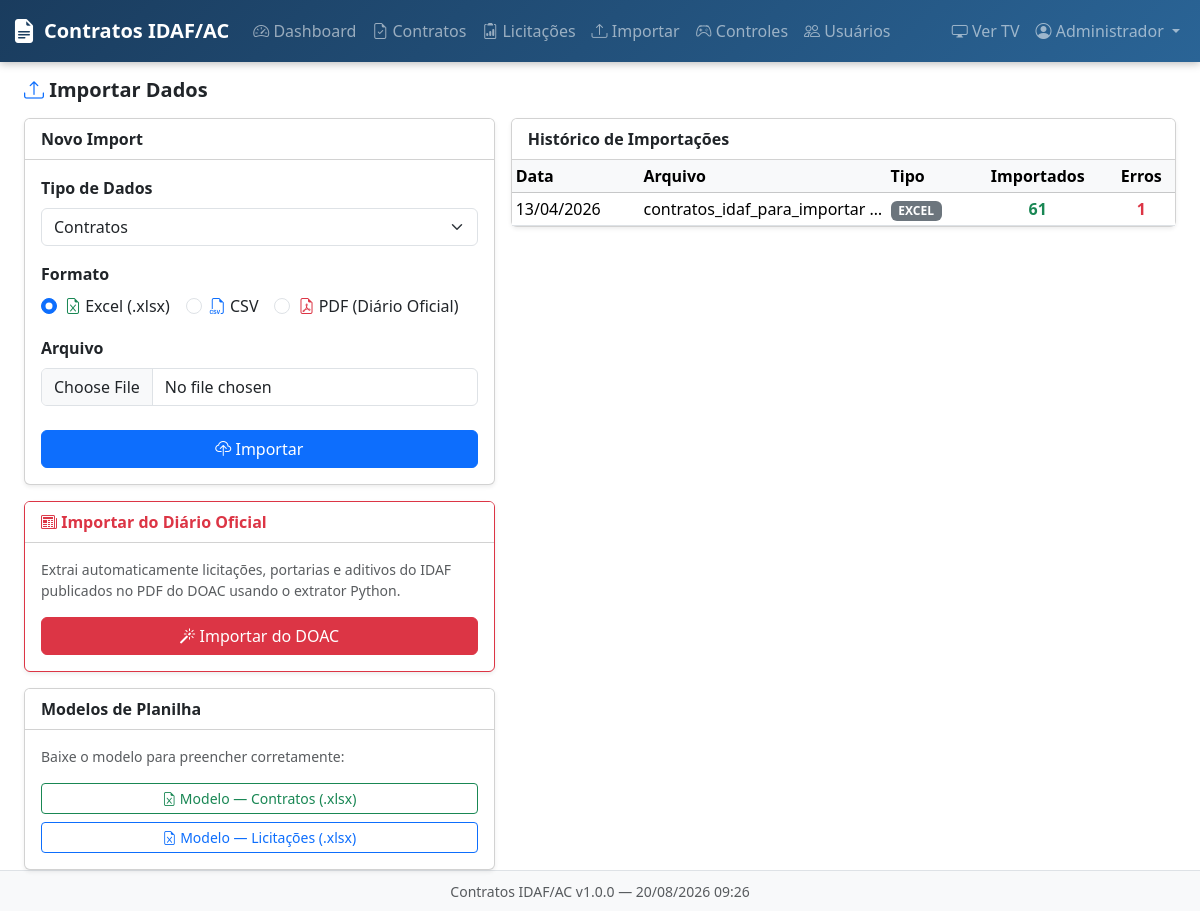
The page /modules/importacao/index.php (signed in) on the database its author committed.
### tables this page shows
CREATE TABLE importacoes_log (
    id INT AUTO_INCREMENT PRIMARY KEY,
    tipo ENUM('csv', 'excel', 'pdf') NOT NULL,
    nome_arquivo VARCHAR(255) NOT NULL,
    total_linhas INT NOT NULL DEFAULT 0,
    importados INT NOT NULL DEFAULT 0,
    erros INT NOT NULL DEFAULT 0,
    detalhes_erros JSON NULL,
    usuario_id INT NULL,
    created_at DATETIME NOT NULL DEFAULT CURRENT_TIMESTAMP,
    FOREIGN KEY (usuario_id) REFERENCES usuarios(id) ON DELETE SET NULL
);

### includes/helpers.php (called while the page is built, shortened)
<?php
function data_br(?string $data): string {
    return date('d/m/Y', strtotime($data));
}
function sanitize(string $str): string {
    return htmlspecialchars(trim($str), ENT_QUOTES, 'UTF-8');
}

### modules/importacao/index.php (the view, shortened to what this page needs)
<?php
$db      = Database::get();
$log = $db->query('SELECT * FROM importacoes_log ORDER BY created_at DESC LIMIT 20')->fetchAll();
include __DIR__ . '/../../includes/header.php';
?>
    <div class="d-flex align-items-center gap-2 mb-3">
        <h5 class="mb-0 fw-bold"><i class="bi bi-upload text-primary"></i> Importar Dados</h5>
    </div>
    <div class="row g-3">
        <div class="col-lg-5">
            <div class="card shadow-sm">
                <div class="card-header bg-white"><strong>Novo Import</strong></div>
                <div class="card-body">
                    <form method="post" enctype="multipart/form-data" novalidate>
                        <div class="mb-3">
                            <label class="form-label fw-semibold">Tipo de Dados</label>
                            <select name="entidade" class="form-select" id="sel-entidade">
                                <option value="contratos">Contratos</option>
                            </select>
                        </div>
                        <div class="mb-3">
                            <label class="form-label fw-semibold">Formato</label>
                            <div class="d-flex gap-3">
                                <div class="form-check">
                                    <input class="form-check-input" type="radio" name="tipo_importacao" value="excel" id="fmt-xlsx" checked>
                                    <label class="form-check-label" for="fmt-xlsx"><i class="bi bi-file-earmark-excel text-success"></i> Excel (.xlsx)</label>
                                </div>
                                <div class="form-check">
                                    <input class="form-check-input" type="radio" name="tipo_importacao" value="csv" id="fmt-csv">
                                    <label class="form-check-label" for="fmt-csv"><i class="bi bi-filetype-csv text-primary"></i> CSV</label>
                                </div>
                                <div class="form-check">
                                    <input class="form-check-input" type="radio" name="tipo_importacao" value="pdf" id="fmt-pdf">
                                    <label class="form-check-label" for="fmt-pdf"><i class="bi bi-file-earmark-pdf text-danger"></i> PDF (Diário Oficial)</label>
                                </div>
                            </div>
                        </div>
                        <div class="mb-4">
                            <label class="form-label fw-semibold">Arquivo</label>
                            <input class="form-control" type="file" name="arquivo" id="arquivo" required
                                   accept=".xlsx,.xls,.csv,.pdf">
                        </div>
                        <button type="submit" class="btn btn-primary w-100">
                            <i class="bi bi-cloud-upload"></i> Importar
                        </button>
                    </form>
                </div>
            </div>
            <div class="card shadow-sm mt-3 border-danger">
                <div class="card-header bg-white text-danger fw-bold">
                    <i class="bi bi-newspaper"></i> Importar do Diário Oficial
                </div>
                <div class="card-body">
                    <p class="small text-muted">
                        Extrai automaticamente licitações, portarias e aditivos do IDAF
                        publicados no PDF do DOAC usando o extrator Python.
                    </p>
                    <a href="importar_doac.php" class="btn btn-danger w-100">
                        <i class="bi bi-magic"></i> Importar do DOAC
                    </a>
                </div>
            </div>
            <div class="card shadow-sm mt-3">
                <div class="card-header bg-white"><strong>Modelos de Planilha</strong></div>
                <div class="card-body">
                    <p class="text-muted small">Baixe o modelo para preencher corretamente:</p>
                    <a href="<?= BASE_URL ?>/modules/importacao/template_contratos.php" class="btn btn-sm btn-outline-success w-100 mb-2">
                        <i class="bi bi-file-earmark-excel"></i> Modelo — Contratos (.xlsx)
                    </a>
                    <a href="<?= BASE_URL ?>/modules/importacao/template_licitacoes.php" class="btn btn-sm btn-outline-primary w-100">
                        <i class="bi bi-file-earmark-excel"></i> Modelo — Licitações (.xlsx)
                    </a>
                </div>
            </div>
        </div>
        <div class="col-lg-7">
            <div class="card shadow-sm">
                <div class="card-header bg-white"><strong>Histórico de Importações</strong></div>
                <div class="card-body p-0">
                    <div class="table-responsive">
                        <table class="table table-sm table-hover mb-0">
                            <thead class="table-light">
                            <tr>
                                <th>Data</th>
                                <th>Arquivo</th>
                                <th>Tipo</th>
                                <th class="text-center">Importados</th>
                                <th class="text-center">Erros</th>
                            </tr>
                            </thead>
                            <tbody>
                            <?php foreach ($log as $l): ?>
                                <tr>
                                    <td><?= data_br($l['created_at']) ?></td>
                                    <td class="text-truncate" style="max-width:180px"><?= sanitize($l['nome_arquivo']) ?></td>
                                    <td><span class="badge bg-secondary"><?= strtoupper($l['tipo']) ?></span></td>
                                    <td class="text-center text-success fw-bold"><?= $l['importados'] ?></td>
                                    <td class="text-center <?= $l['erros'] > 0 ? 'text-danger fw-bold' : 'text-muted' ?>"><?= $l['erros'] ?></td>
                                </tr>
                            <?php endforeach; ?>
                            </tbody>
                        </table>
                    </div>
                </div>
            </div>
        </div>
    </div>
<?php include __DIR__ . '/../../includes/footer.php'; ?>

### assets/css/app.css (style rules this page uses)
:root { --idaf-primary: #1a3c5e; --idaf-secondary: #2a6496; --idaf-accent: #f39c12; --status-vencido: #dc3545; --status-critico: #fd7e14; --status-atencao: #ffc107; --status-alerta: #33ccff; --status-regular: #198754; }

### rows shown on the page
importacoes_log: created_at "13/04/2026", nome_arquivo "contratos_idaf_para_importar…", tipo "EXCEL", importados "61", erros "1"

### other values the page prints
APP_NAME "Contratos IDAF/AC"
Auth::usuario_nome() "Administrador"
APP_VERSION "1.0.0"
